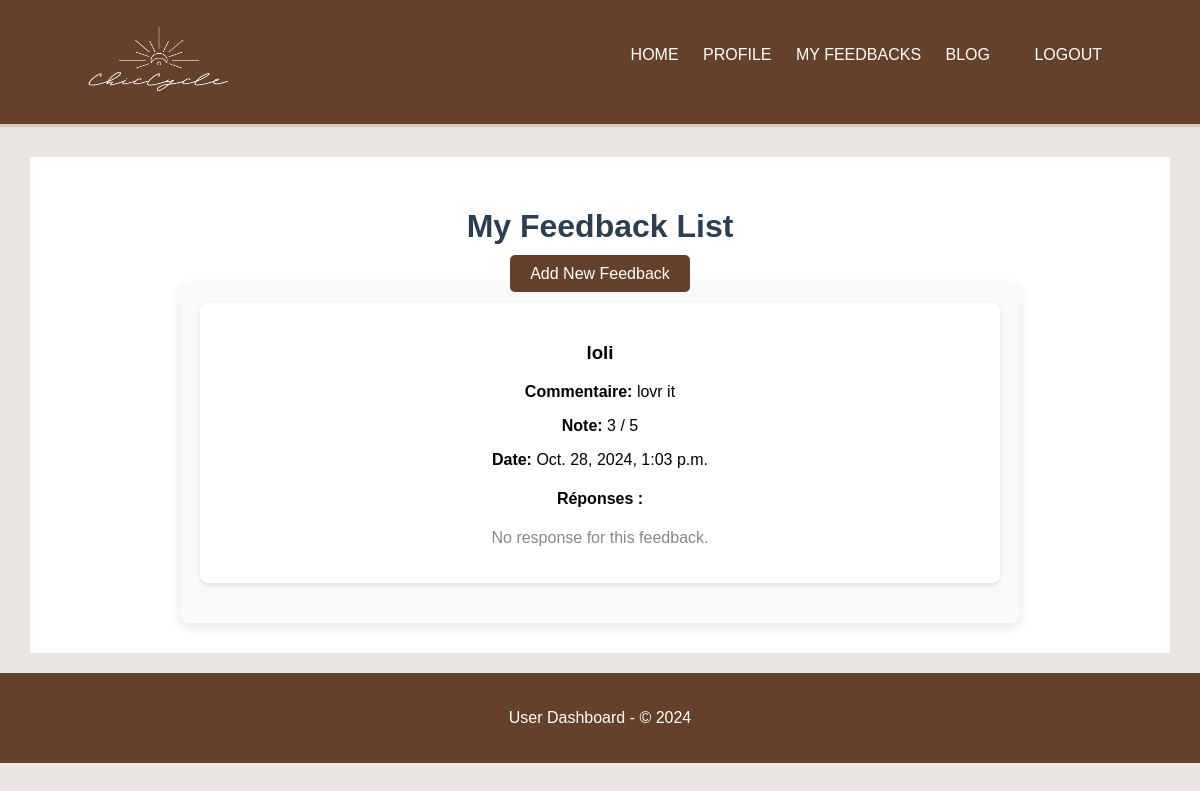
Screenshot of /mes-avis/ (signed in) with the database file from the repository.
### users/models.py (models this page shows, shortened)
class Avis(models.Model):
    utilisateur = models.CharField(max_length=255)
    produit = models.CharField(max_length=255)
    commentaire = models.TextField()
    note = models.IntegerField()
    date_creation = models.DateTimeField(auto_now_add=True)
    sentiment = models.CharField(max_length=50, null=True, blank=True)

### users/viewsAvis.py (the view)
# urls.py: path('mes-avis/', user_avis, name='user_avis'),
def user_avis(request):
    avis_list = Avis.objects.filter(utilisateur=request.user)  # Récupérer uniquement les avis de l'utilisateur connecté
    context = {
        'avis_list': avis_list
    }
    return render(request, 'avis/user_avis.html', context)

### users/templates/avis/user_avis.html (shortened to what this page needs)
{% extends 'base_user.html' %}
{% block content %}
  <h1 style="text-align: center; color: #2c3e50; margin-bottom: 20px;">My Feedback List</h1>
  <div style="text-align: center;">
    <a href="{% url 'creer_avis' %}" style="background-color: #65412b; color: #fff; padding: 10px 20px; text-decoration: none; border-radius: 5px;">
      Add New Feedback
    </a>
  </div>
  {% if avis_list %}
    <div style="max-width: 800px; margin: 0 auto; background-color: #f9f9f9; padding: 20px; border-radius: 8px; box-shadow: 0 4px 12px rgba(0, 0, 0, 0.1);">
      {% for avis in avis_list %}
        <div style="background-color: #ffffff; padding: 20px; border-radius: 8px; margin-bottom: 20px; box-shadow: 0 2px 4px rgba(0, 0, 0, 0.1);">
          <h3>{{ avis.produit }}</h3>
          <p><strong>Commentaire:</strong> {{ avis.commentaire }}</p>
          <p><strong>Note:</strong> {{ avis.note }} / 5</p>
          <p><strong>Date:</strong> {{ avis.date_creation }}</p>
          <h4>Réponses :</h4>
          {% if avis.reponses.all %}
            <ul style="list-style-type: none; padding-left: 0;">
              {% for reponse in avis.reponses.all %}
                <li style="margin-bottom: 10px; background-color: #ecf0f1; padding: 10px; border-radius: 5px;">
                  <p><strong>{{ reponse.utilisateur.username }}</strong> replied :</p>
                  <p>{{ reponse.commentaire }}</p>
                  <p style="font-size: 12px; color: #888;">{{ reponse.date_creation }}</p>
                </li>
              {% endfor %}
            </ul>
          {% else %}
            <p style="color: #888;">No response for this feedback.</p>
          {% endif %}
        </div>
      {% endfor %}
    </div>
  {% else %}
    <p style="text-align: center; color: #888;">You haven't left any feedbacks yet.
    </p>
  {% endif %}
{% endblock %}

### users/templates/base_user.html (style rules this page uses)
body { font-family: Arial, sans-serif; background-color: #ebe6e4; margin: 0; padding: 0; }

### rows the page displays
Avis: produit "loli", commentaire "lovr it", note "3", date_creation "Oct. 28, 2024, 1:03 p.m.", shows "No response for this feedback."
